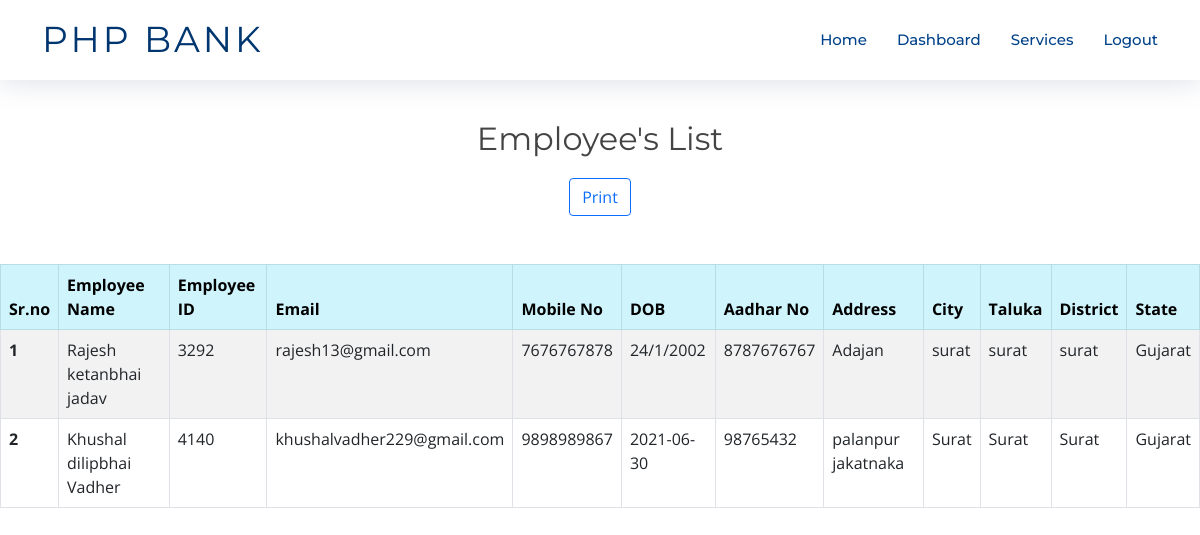
The app's page /manager/employee-list.php (signed in) with its own data.
### tables this page shows
CREATE TABLE `employeedata` (
  `ID` int(5) NOT NULL,
  `first_name` varchar(30) NOT NULL,
  `father_name` varchar(30) NOT NULL,
  `last_name` varchar(30) NOT NULL,
  `email_address` varchar(30) NOT NULL,
  `pass` varchar(30) NOT NULL,
  `mobile_no` varchar(20) NOT NULL,
  `aadhar_no` varchar(20) NOT NULL,
  `emp_id` varchar(10) NOT NULL,
  `dob` varchar(10) NOT NULL,
  `qualification` varchar(50) NOT NULL,
  `address` varchar(100) NOT NULL,
  `city` varchar(20) NOT NULL,
  `taluka` varchar(20) NOT NULL,
  `district` varchar(20) NOT NULL,
  `state` varchar(20) NOT NULL
);

### manager/employee-list.php (the view, shortened to what this page needs)
<!DOCTYPE html>
<html lang="en">
<head>
  <link href="../assets/vendor/aos/aos.css" rel="stylesheet">
  <link href="../assets/vendor/bootstrap/css/bootstrap.min.css" rel="stylesheet">
  <link href="../assets/vendor/bootstrap-icons/bootstrap-icons.css" rel="stylesheet">
  <link href="../assets/vendor/glightbox/css/glightbox.min.css" rel="stylesheet">
  <link href="../assets/vendor/swiper/swiper-bundle.min.css" rel="stylesheet">
  <link href="../assets/css/style.css" rel="stylesheet">
</head>
<body>
    <header id="header" class="fixed-top d-flex align-items-center">
      <div class="container d-flex justify-content-between">
        <div class="logo">
           <h1><a href="../index.php">PHP BANK</a></h1>
        </div>
        <nav id="navbar" class="navbar">
          <ul>
          <li><a class="nav-link scrollto " href="../index.php">Home</a></li>
            <li><a class="nav-link scrollto" href="manager-dashboard.php">Dashboard</a></li>
            <li><a class="nav-link scrollto" href="../index.php#services">Services</a></li>
            <li><a class="nav-link scrollto" href="../backend/manager-logout.php">Logout</a></li>
          </ul>
        </nav>
      </div>
    </header>
    <div class="row " style="margin-top:10%;">
      <center><h2>Employee's List</h2></center>
      <div class="input-group justify-content-center">
        <button class="btn btn-outline-primary" type="button" onclick="printDiv('PrintData')" > Print</button>
      </div>
        <div class="col-sm-12" id="PrintData">
                <table class="table table-striped table-bordered">
                        <thead class="table-info">
                          <tr>
                            <th scope="col">Sr.no</th>
                            <th scope="col">Employee Name</th>
                            <th scope="col">Employee ID</th>
                            <th scope="col">Email</th>
                            <th scope="col">Mobile No</th>
                            <th scope="col">DOB</th>
                            <th scope="col">Aadhar No</th>
                            <th scope="col">Address</th>
                            <th scope="col">City</th>
                            <th scope="col">Taluka</th>
                            <th scope="col">District</th>
                            <th scope="col">State</th>
                          </tr>
                        </thead>
                        <tbody>
                <?php
                require("../backend/connection.php");
                $query = "SELECT * FROM employeedata";
                $result=mysqli_query($conn,$query);
                $i=1;
                while ($row = mysqli_fetch_assoc($result)) {
                    ?>
                      <tr>
                        <th scope="row"><?php echo $i++ ;  ?></th>
                        <td><?php echo "$row[first_name] $row[father_name] $row[last_name]" ?></td>
                        <td><?php echo "$row[emp_id]" ?></td>
                        <td><?php echo "$row[email_address]" ?></td>
                        <td><?php echo "$row[mobile_no]" ?></td>
                        <td><?php echo "$row[dob]" ?></td>
                        <td><?php echo "$row[aadhar_no]" ?></td>
                        <td><?php echo "$row[address]" ?></td>
                        <td><?php echo "$row[city]" ?></td>
                        <td><?php echo "$row[taluka]" ?></td>
                        <td><?php echo "$row[district]" ?></td>
                        <td><?php echo "$row[state]" ?></td>
                      </tr><br>
                  <?php
                }
                ?>
                </tbody>
                  </table>
        </div>
    </div>
</body>
</html>

### assets/css/style.css (style rules this page uses)
body { background: #fff; color: #444; font-family: "Open Sans", sans-serif; }
a { color: #007bff; text-decoration: none; transition: 0.5s; }
h1, h2, h3, h4, h5, h6 { font-family: "Montserrat", sans-serif; font-weight: 400; margin: 0 0 20px 0; padding: 0; }
#header { height: 80px; z-index: 997; transition: all 0.5s; background: #fff; box-shadow: 0px 0px 30px rgba(127, 137, 161, 0.3); }
#header .logo h1 { font-size: 36px; margin: 0; padding: 0; font-weight: 400; letter-spacing: 3px; text-transform: uppercase; }
#header .logo h1 a, #header .logo h1 a:hover { color: #00366f; text-decoration: none; }
.navbar { padding: 0; }
.navbar ul { margin: 0; padding: 0; display: flex; list-style: none; align-items: center; }
.navbar li { position: relative; }
.navbar a { display: flex; align-items: center; justify-content: space-between; padding: 10px 0 10px 30px; font-family: "Montserrat", sans-serif; font-size: 15px; color: #004289; font-weight: 500; white-space: nowrap; transition: 0.3s; }

### records on screen
employeedata: first_name "Rajesh", father_name "ketanbhai", last_name "jadav", emp "3292", email_address "rajesh13@gmail.com", mobile_no "7676767878", dob "24/1/2002", aadhar_no "8787676767", address "Adajan", city "surat", taluka "surat", district "surat", state "Gujarat"
employeedata: first_name "Khushal", father_name "dilipbhai", last_name "Vadher", emp "4140", email_address "khushalvadher229@gmail.com", mobile_no "9898989867", dob "2021-06-30", aadhar_no "98765432", address "palanpur jakatnaka", city "Surat", taluka "Surat", district "Surat", state "Gujarat"
